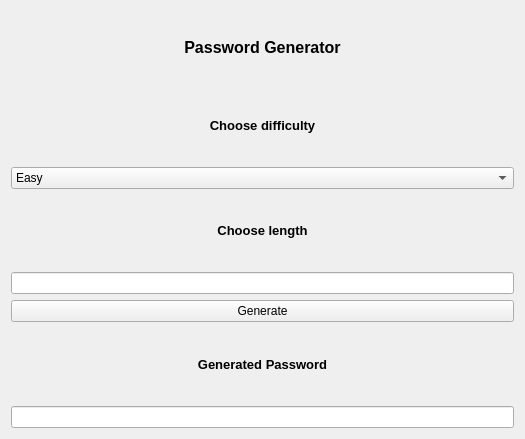
<?xml version="1.0" encoding="UTF-8"?>
<ui version="4.0">
 <class>Form</class>
 <widget class="QWidget" name="Form">
  <property name="geometry">
   <rect>
    <x>0</x>
    <y>0</y>
    <width>525</width>
    <height>439</height>
   </rect>
  </property>
  <property name="windowTitle">
   <string>Form</string>
  </property>
  <layout class="QVBoxLayout" name="verticalLayout">
   <item>
    <widget class="QLabel" name="heading">
     <property name="font">
      <font>
       <pointsize>12</pointsize>
       <weight>75</weight>
       <bold>true</bold>
      </font>
     </property>
     <property name="text">
      <string>Password Generator</string>
     </property>
     <property name="alignment">
      <set>Qt::AlignCenter</set>
     </property>
    </widget>
   </item>
   <item>
    <widget class="QLabel" name="difficulty">
     <property name="font">
      <font>
       <pointsize>10</pointsize>
       <weight>75</weight>
       <bold>true</bold>
      </font>
     </property>
     <property name="text">
      <string>Choose difficulty</string>
     </property>
     <property name="alignment">
      <set>Qt::AlignCenter</set>
     </property>
    </widget>
   </item>
   <item>
    <widget class="QComboBox" name="comboBox">
     <item>
      <property name="text">
       <string>Easy</string>
      </property>
     </item>
     <item>
      <property name="text">
       <string>Medium</string>
      </property>
     </item>
     <item>
      <property name="text">
       <string>Hard</string>
      </property>
     </item>
    </widget>
   </item>
   <item>
    <widget class="QLabel" name="label_3">
     <property name="font">
      <font>
       <pointsize>10</pointsize>
       <weight>75</weight>
       <bold>true</bold>
      </font>
     </property>
     <property name="text">
      <string>Choose length</string>
     </property>
     <property name="alignment">
      <set>Qt::AlignCenter</set>
     </property>
    </widget>
   </item>
   <item>
    <widget class="QLineEdit" name="lineEdit">
     <property name="inputMask">
      <string>00000000000000000000</string>
     </property>
     <property name="text">
      <string/>
     </property>
    </widget>
   </item>
   <item>
    <widget class="QPushButton" name="pushButton">
     <property name="text">
      <string>Generate</string>
     </property>
    </widget>
   </item>
   <item>
    <widget class="QLabel" name="label_4">
     <property name="font">
      <font>
       <pointsize>10</pointsize>
       <weight>75</weight>
       <bold>true</bold>
      </font>
     </property>
     <property name="text">
      <string>Generated Password</string>
     </property>
     <property name="alignment">
      <set>Qt::AlignCenter</set>
     </property>
    </widget>
   </item>
   <item>
    <widget class="QLineEdit" name="lineEdit_2">
     <property name="readOnly">
      <bool>true</bool>
     </property>
    </widget>
   </item>
  </layout>
 </widget>
 <resources/>
 <connections/>
</ui>
